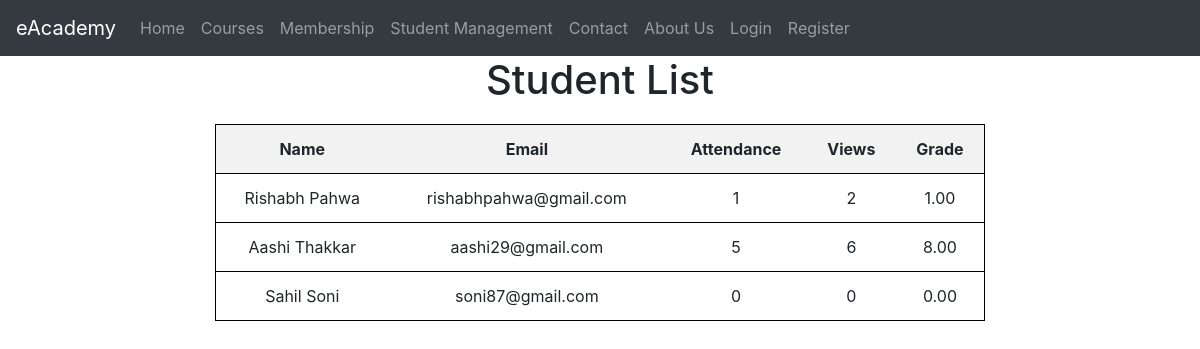
The page /student/ on the database its author committed.
### eAcademyApp/models.py (models this page shows, shortened)
class Student(models.Model):
    USER_TYPE_CHOICES = [
        ('student', 'Student'),
        ('professor', 'Professor'),
    ]
    user = models.OneToOneField(User, on_delete=models.CASCADE)
    user_type = models.CharField(max_length=10, choices=USER_TYPE_CHOICES, default='student')
    first_name = models.CharField(max_length=100, null=True)
    last_name = models.CharField(max_length=100, null=True)
    email = models.EmailField(unique=True, null=True)
    attendance = models.PositiveIntegerField(default=0)
    views = models.PositiveIntegerField(default=0)
    grade = models.DecimalField(max_digits=5, decimal_places=2, default=0.0)

### eAcademyApp/views.py (the view)
# urls.py: path('student/', views.student_list, name='student_list'),
def student_list(request):
    students = Student.objects.filter(user__student__user_type='student')
    return render(request, 'student_list.html', {'students': students})

### templates/student_list.html
{% extends 'base.html' %}
{% load static %}
{% block content %}
<div class="container">
    <h1>Student List</h1>
    <table class="student-table">
        <thead>
            <tr>
                <th>Name</th>
                <th>Email</th>
                <th>Attendance</th>
                <th>Views</th>
                <th>Grade</th>
            </tr>
        </thead>
        <tbody>
            {% for student in students %}
            <tr>
                <td>{{ student.first_name }} {{ student.last_name }}</td>
                <td>{{ student.email }}</td>
                <td>{{ student.attendance }}</td>
                <td>{{ student.views }}</td>
                <td>{{ student.grade }}</td>
            </tr>
            {% endfor %}
        </tbody>
    </table>
</div>
{% endblock %}

### eAcademyApp/static/eAcademyApp/styles.css (style rules this page uses)
.student-table { width: 100%; border-collapse: collapse; margin-top: 20px; border: 1px solid black; }
.student-table th, .student-table td { padding: 12px; text-align: center; border-bottom: 1px solid black; }
.student-table th { background-color: #f2f2f2; text-align: center; }
.student-table th { text-align: center; }
.container { max-width: 800px; margin: 0 auto; }
h1 { text-align: center; margin-bottom: 20px; }

### rows shown on the page
Student: first_name "Rishabh", last_name "Pahwa", email "rishabhpahwa@gmail.com", attendance "1", views "2", grade "1.00"
Student: first_name "Aashi", last_name "Thakkar", email "aashi29@gmail.com", attendance "5", views "6", grade "8.00"
Student: first_name "Sahil", last_name "Soni", email "soni87@gmail.com", attendance "0", views "0", grade "0.00"
